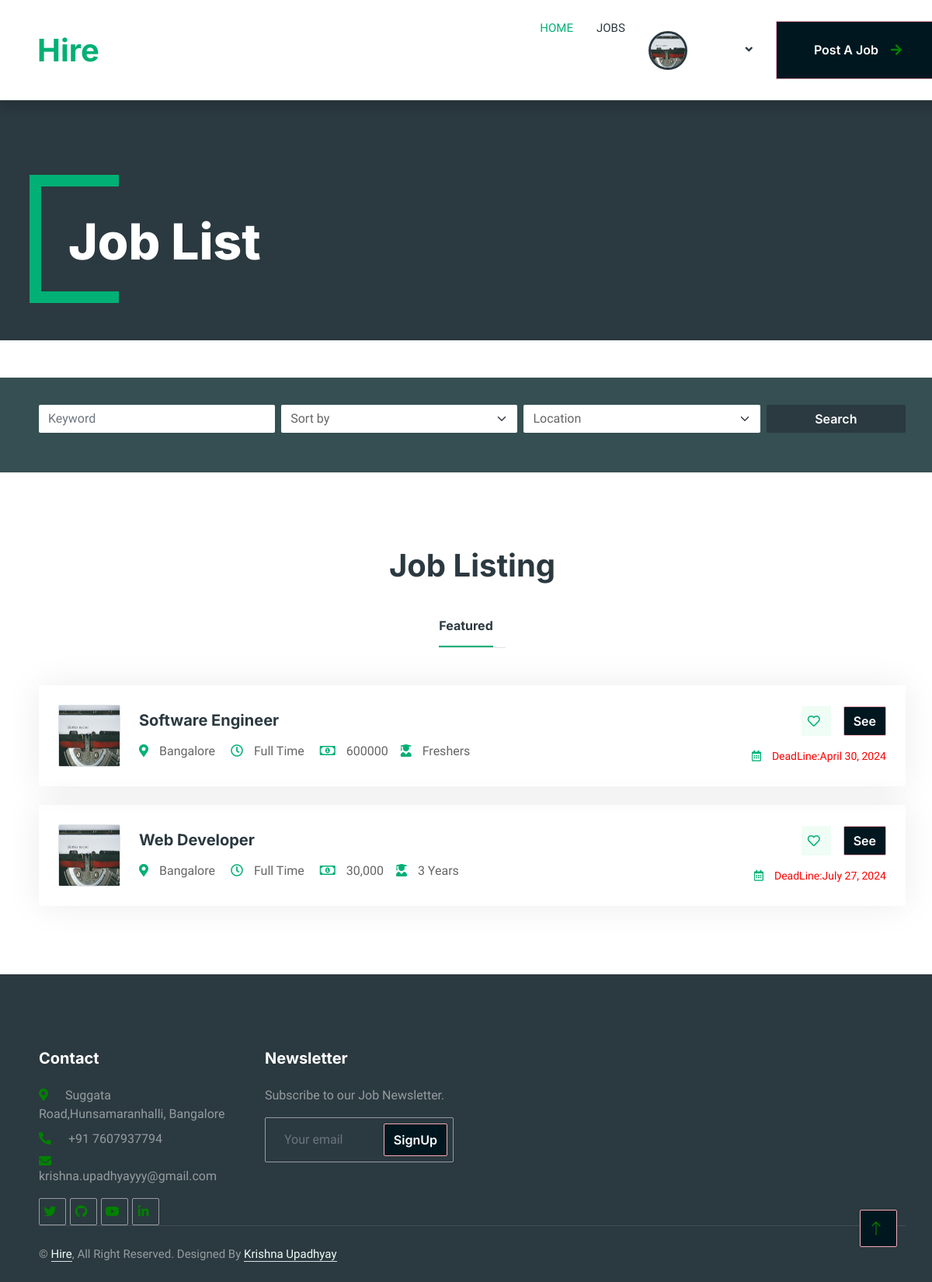
Screenshot of /recruiter/job_list/ (signed in) with the database file from the repository.
### job/models.py (models this page shows, shortened)
class Recruiter(models.Model):
    grade=[
        ('A','A'),
        ('B','B'),
        ('C','C'),
    ]
    user=models.OneToOneField(Profile,on_delete=models.CASCADE,related_name='recruiter')
    company_id=models.AutoField(primary_key=True)
    is_recruiter = models.BooleanField(default=True)
    is_applicant = models.BooleanField(default=False)
    company_name = models.CharField(max_length=100)
    logo = models.ImageField(upload_to='logo')
    about_company = models.TextField()
    company_address = models.CharField(max_length=100)
    company_website = models.CharField(max_length=100)
    company_email = models.CharField(max_length=100)
    grade=models.CharField(max_length=100,choices=grade)

class Job(models.Model):
    id=models.AutoField(primary_key=True)
    job_types=[
        ('Full Time','Full Time'),
        ('Part Time','Part Time'),
        ('Internship','Internship'),
        ('other','other')
    ]
    deadline=models.DateField(null=True,blank=True)
    Responsibilities=models.TextField(null=True,blank=True)
    Qualifications=models.TextField(null=True,blank=True)
    category=models.ForeignKey(Job_category,on_delete=models.CASCADE,null=True)
    recruiter = models.ForeignKey(Recruiter, on_delete=models.CASCADE)
    title = models.CharField(max_length=100)
    job_type = models.CharField(max_length=100)
    location = models.CharField(max_length=100)
    salary = models.CharField(max_length=100)
    description = models.TextField()
    skills = models.CharField(max_length=22)
    posted_on = models.DateTimeField(auto_now_add=True)
    experience = models.CharField(max_length=100)
    job_type=models.CharField(choices=job_types,max_length=100)
    vacancy=models.IntegerField( default=1)
    category=models.ForeignKey(Job_category,on_delete=models.CASCADE,null=True)

### recruiter/views.py (the view)
# urls.py: path('job_list/', views.rec_job_list, name='job-list'),
def rec_job_list(request):
    jobs=Job.objects.all()
    user=request.user
    profile = Profile.objects.get(user=user)
    recruiter = Recruiter.objects.get(user=profile)
    return render(request,'Recruiter/rec_joblist.html',{'jobs':jobs,'recruiter':recruiter,'profile':profile})

### templates/Recruiter/rec_joblist.html (shortened to what this page needs)
{% load static %}
{% block css%}
<link rel="stylesheet" href="{% static 'style/joblist.css' %}">
{% endblock%}
{% include 'Recruiter/recheaders.html' %}
        <div class="container-xxl py-5 bg-dark page-header mb-5">
            <div class="container my-5 pt-5 pb-4">
                <h1 class="display-3 text-white mb-3 animated slideInDown">Job List</h1>
            </div>
        </div>
        <div class="container-fluid bg-primary mb-5 wow fadeIn" data-wow-delay="0.1s" style="padding: 35px;">
            <div class="container">
                <form id="jobSearchForm" method="get" action="{% url 'home' %}">
                    <div class="row g-2">
                        <div class="col-md-10">
                            <div class="row g-2">
                                <div class="col-md-4">
                                    <input type="text" class="form-control border-0" name="q" placeholder="Keyword"
                                        value="{{ request.GET.q }}" />
                                </div>
                                <div class="col-md-4">
                                    <select class="form-select border-0" name="sort">
                                        <option value="" disabled selected>Sort by</option>
                                    </select>
                                </div>
                                <div class="col-md-4">
                                    <select class="form-select border-0" name="location">
                                        <option value="" disabled selected>Location</option>
                                    </select>
                                </div>
                            </div>
                        </div>
                        <div class="col-md-2">
                            <button class="btn btn-dark border-0 w-100">Search</button>
                        </div>
                    </div>
                </form>
            </div>
        </div>
        <div class="container-xxl py-5">
            <div class="container">
                <h1 class="text-center mb-5 wow fadeInUp" data-wow-delay="0.1s">Job Listing</h1>
                <div class="tab-class text-center wow fadeInUp" data-wow-delay="0.3s">
                    <ul class="nav nav-pills d-inline-flex justify-content-center border-bottom mb-5">
                        <li class="nav-item">
                            <a class="d-flex align-items-center text-start mx-3 ms-0 pb-3 active" data-bs-toggle="pill"
                                href="#tab-1">
                                <h6 class="mt-n1 mb-0">Featured</h6>
                            </a>
                        </li>
                    </ul>
                    <div class="tab-content">
                        <div id="tab-1" class="tab-pane fade show p-0 active">
                            {% for job in jobs %}
                            <div class="job-item p-4 mb-4">
                                <div class="row g-4">
                                    <div class="col-sm-12 col-md-8 d-flex align-items-center">
                                        <img class="flex-shrink-0 img-fluid border rounded"
                                            src="{{job.recruiter.logo.url}}" alt="" style="width: 80px; height: 80px;">
                                        <div class="text-start ps-4">
                                            <h5 class="mb-3">{{job.title}}</h5>
                                            <span class="text-truncate me-3"><i
                                                    class="fa fa-map-marker-alt text-primary me-2"></i>{{job.location}}
                                            </span>
                                            <span class="text-truncate me-3"><i
                                                    class="far fa-clock text-primary me-2"></i>{{job.job_type}}</span>
                                            <span class="text-truncate me-0"><i
                                                    class="far fa-money-bill-alt text-primary me-2"></i>{{job.salary}}
                                            </span>
                                            <span class="text-truncate me-0">
                                                <i class="fas fa-solid fa-user-graduate text-primary me-2"
                                                    style="padding-left: 12px ;"></i>{{job.experience}}
                                            </span>
                                        </div>
                                    </div>
                                    <div
                                        class="col-sm-12 col-md-4 d-flex flex-column align-items-start align-items-md-end justify-content-center">
                                        <div class="d-flex mb-3">
                                            <a class="btn btn-light btn-square me-3" href=""><i
                                                    class="far fa-heart text-primary"></i></a>
                                            <a class="btn btn-primary" href="{% url 'candidate_list' id=job.id %}">See </a>
                                        </div>
                                        <small class="text-truncate"><i
                                                class="far fa-calendar-alt text-primary me-2"></i>DeadLine:{% if job.deadline %}{{job.deadline}}{% else %}Not Specified{% endif %}</small>
                                    </div>
                                </div>
                            </div>
                            {% endfor %}
                        </div>
                    </div>
                </div>
            </div>
        </div>
       {% include 'footer.html' %}
</body>
</html>

### templates/Recruiter/recheaders.html (shortened to what this page needs)
{% load static %}
<!DOCTYPE html>
<html lang="en">
<head>
    <link rel="stylesheet" href="https://cdnjs.cloudflare.com/ajax/libs/font-awesome/5.15.3/css/all.min.css">
    <link href="https://cdn.jsdelivr.net/npm/bootstrap-icons@1.4.1/font/bootstrap-icons.css" rel="stylesheet">
    <link href="{% static 'lib/animate/animate.min.css' %}" rel="stylesheet">
    <link href="{% static 'lib/owlcarousel/assets/owl.carousel.min.css' %}" rel="stylesheet">
    <link href="{% static 'style/bootstrap.min.css' %}" rel="stylesheet">
    <link href="{% static 'style/style.css' %}" rel="stylesheet">
</head>
<body>
    <div class="container-xxl bg-white p-0">
        <nav class="navbar navbar-expand-lg bg-white navbar-light shadow sticky-top p-0">
            <a href="{% url 'home' %}" class="navbar-brand d-flex align-items-center text-center py-0 px-4 px-lg-5">
                <h1 class="m-0 text-primary">Hire</h1>
            </a>
            <div class="collapse navbar-collapse" id="navbarCollapse">
                <div class="navbar-nav ms-auto p-4 p-lg-0">
                    <a href="{% url 'recruiter_home' %}" class="nav-item nav-link active">Home</a>
                    <a href="{% url 'job-list' %}" class="nav-item nav-link">Jobs</a>
                    <div class="nav-item dropdown">
                        <a href="#" class="nav-link dropdown-toggle" data-bs-toggle="dropdown">
                            <img src="{{ recruiter.logo.url }}" alt="Logo" class="profile-image">
                        </a>
                    </div>
                </div>
                {% if profile and profile.is_recruiter %}
                    <a href="{% url 'job_create' %}" class="btn btn-primary rounded-0 py-4 px-lg-5 d-none d-lg-block">Post A Job<i class="fa fa-arrow-right ms-3"></i></a>
                {% endif %}
            </div>
        </nav>

### static/style/Recruiter/joblist.css (style rules this page uses)
* { box-sizing: border-box; }
li { list-style-type: none; }
small { font-size: 12px; color: red; padding-top: -3px; }
i { color: green; padding-right: 6px; }

### static/style/style.css (style rules this page uses)
:root { --primary: #00B074; --secondary: #2B9BFF; --light: #EFFDF5; --dark: #2B3940; width: 100% !important; }
body { overflow-x: hidden; margin-right: -1rem !important; }
.container-xxl { overflow-x: hidden; }
.btn { font-family: 'Inter', sans-serif; font-weight: 600; transition: .5s; }
.btn.btn-primary, .btn.btn-secondary { color: #FFFFFF; }
.btn-square { width: 38px; height: 38px; }
.btn-square, .btn-sm-square, .btn-lg-square { padding: 0; display: flex; align-items: center; justify-content: center; font-weight: normal; border-radius: 2px; }
.navbar .dropdown-toggle::after { border: none; content: "\f107"; font-family: "Font Awesome 5 Free"; font-weight: 900; vertical-align: middle; margin-left: 5px; transition: .5s; }
.navbar-dark .navbar-nav .nav-link, .navbar-light .navbar-nav .nav-link { margin-right: 30px; padding: 25px 0; color: #FFFFFF; font-size: 15px; text-transform: uppercase; outline: none; }
.navbar-dark .navbar-nav .nav-link:hover, .navbar-dark .navbar-nav .nav-link.active, .navbar-light .navbar-nav .nav-link:hover, .navbar-light .navbar-nav .nav-link.active { color: var(--primary); }
.navbar-light .navbar-brand, .navbar-light a.btn { height: 75px; }
.navbar-light .navbar-nav .nav-link { color: var(--dark); font-weight: 500; }
.navbar-light.sticky-top { top: -100px; transition: .5s; }
.header-carousel .container, .page-header .container { position: relative; padding: 45px 0 45px 35px; border-left: 15px solid var(--primary); }
.header-carousel .container::before, .header-carousel .container::after, .page-header .container::before, .page-header .container::after { position: absolute; content: ""; top: 0; left: 0; width: 100px; height: 15px; background: var(--primary); }
.header-carousel .container::after, .page-header .container::after { top: 100%; margin-top: -15px; }
.page-header { background: linear-gradient(rgba(43, 57, 64, .5), rgba(43, 57, 64, .5)); background-size: cover; }
.nav-pills .nav-item .active { border-bottom: 2px solid var(--primary); }
.job-item { border: 1px solid transparent; border-radius: 2px; box-shadow: 0 0 45px rgba(0, 0, 0, .08); transition: .5s; }
.profile-image { width: 50px; height: 50px; border-radius: 50%; cursor: pointer; margin: 15px 66px 14px 0px; border:#2B3940 3px solid; }
.bg-primary { background-color: #354f52!important; }
.btn-primary { background-color: #00171f!important; border-color: #f4acb7!important; }
.py-5 { padding-bottom: 0%!important; }

### rows the page displays
Recruiter: logo (picture)
Job: recruiter.logo (picture), title "Software Engineer", location "Bangalore", job_type "Full Time", salary "600000", experience "Freshers", deadline "April 30, 2024"
Job: recruiter.logo (picture), title "Web Developer", location "Bangalore", job_type "Full Time", salary "30,000", experience "3 Years", deadline "July 27, 2024"
